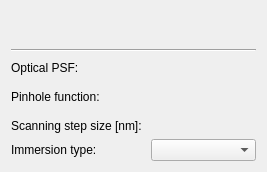
<?xml version="1.0" encoding="UTF-8"?>
<ui version="4.0">
 <class>Form</class>
 <widget class="QWidget" name="Form">
  <property name="geometry">
   <rect>
    <x>0</x>
    <y>0</y>
    <width>267</width>
    <height>172</height>
   </rect>
  </property>
  <property name="windowTitle">
   <string>Form</string>
  </property>
  <layout class="QVBoxLayout" name="verticalLayout_2">
   <property name="spacing">
    <number>9</number>
   </property>
   <item>
    <widget class="ConfigPanelWidget" name="configPanel" native="true"/>
   </item>
   <item>
    <widget class="Line" name="line">
     <property name="orientation">
      <enum>Qt::Horizontal</enum>
     </property>
    </widget>
   </item>
   <item>
    <layout class="QVBoxLayout" name="verticalLayout">
     <property name="spacing">
      <number>15</number>
     </property>
     <property name="topMargin">
      <number>0</number>
     </property>
     <item>
      <layout class="QGridLayout" name="gridLayout" columnstretch="0,0">
       <property name="horizontalSpacing">
        <number>9</number>
       </property>
       <property name="verticalSpacing">
        <number>6</number>
       </property>
       <item row="1" column="1">
        <spacer name="verticalSpacer_2">
         <property name="orientation">
          <enum>Qt::Vertical</enum>
         </property>
         <property name="sizeType">
          <enum>QSizePolicy::Fixed</enum>
         </property>
         <property name="sizeHint" stdset="0">
          <size>
           <width>20</width>
           <height>9</height>
          </size>
         </property>
        </spacer>
       </item>
       <item row="5" column="0">
        <widget class="QLabel" name="lblImmersionType">
         <property name="text">
          <string>Immersion type:</string>
         </property>
        </widget>
       </item>
       <item row="5" column="1">
        <widget class="QComboBox" name="editImmersionType"/>
       </item>
       <item row="0" column="1">
        <widget class="PatternFieldWidget" name="editOpticalPsf" native="true"/>
       </item>
       <item row="2" column="0">
        <widget class="QLabel" name="lblPinholeFunction">
         <property name="text">
          <string>Pinhole function:</string>
         </property>
        </widget>
       </item>
       <item row="0" column="0">
        <widget class="QLabel" name="lblOpticalPsf">
         <property name="text">
          <string>Optical PSF:</string>
         </property>
        </widget>
       </item>
       <item row="2" column="1">
        <widget class="PatternFieldWidget" name="editPinholeFunction" native="true">
         <property name="normalizeVisualisation" stdset="0">
          <bool>true</bool>
         </property>
        </widget>
       </item>
       <item row="4" column="1">
        <widget class="ExtendedFreeFloatBox" name="editScanningStepSize" native="true">
         <property name="sizePolicy">
          <sizepolicy hsizetype="Preferred" vsizetype="Fixed">
           <horstretch>0</horstretch>
           <verstretch>0</verstretch>
          </sizepolicy>
         </property>
        </widget>
       </item>
       <item row="4" column="0">
        <widget class="QLabel" name="lblScanningStepSize">
         <property name="text">
          <string>Scanning step size [nm]:</string>
         </property>
        </widget>
       </item>
       <item row="1" column="0">
        <spacer name="verticalSpacer">
         <property name="orientation">
          <enum>Qt::Vertical</enum>
         </property>
         <property name="sizeType">
          <enum>QSizePolicy::Fixed</enum>
         </property>
         <property name="sizeHint" stdset="0">
          <size>
           <width>20</width>
           <height>9</height>
          </size>
         </property>
        </spacer>
       </item>
       <item row="3" column="0">
        <spacer name="verticalSpacer_3">
         <property name="orientation">
          <enum>Qt::Vertical</enum>
         </property>
         <property name="sizeType">
          <enum>QSizePolicy::Fixed</enum>
         </property>
         <property name="sizeHint" stdset="0">
          <size>
           <width>20</width>
           <height>9</height>
          </size>
         </property>
        </spacer>
       </item>
       <item row="3" column="1">
        <spacer name="verticalSpacer_4">
         <property name="orientation">
          <enum>Qt::Vertical</enum>
         </property>
         <property name="sizeType">
          <enum>QSizePolicy::Fixed</enum>
         </property>
         <property name="sizeHint" stdset="0">
          <size>
           <width>20</width>
           <height>9</height>
          </size>
         </property>
        </spacer>
       </item>
      </layout>
     </item>
    </layout>
   </item>
  </layout>
 </widget>
 <customwidgets>
  <customwidget>
   <class>ConfigPanelWidget</class>
   <extends>QWidget</extends>
   <header>frcpredict.ui</header>
   <container>1</container>
  </customwidget>
  <customwidget>
   <class>ExtendedFreeFloatBox</class>
   <extends>QWidget</extends>
   <header>frcpredict.ui</header>
  </customwidget>
  <customwidget>
   <class>PatternFieldWidget</class>
   <extends>QWidget</extends>
   <header>frcpredict.ui</header>
   <container>1</container>
  </customwidget>
 </customwidgets>
 <resources/>
 <connections/>
</ui>
